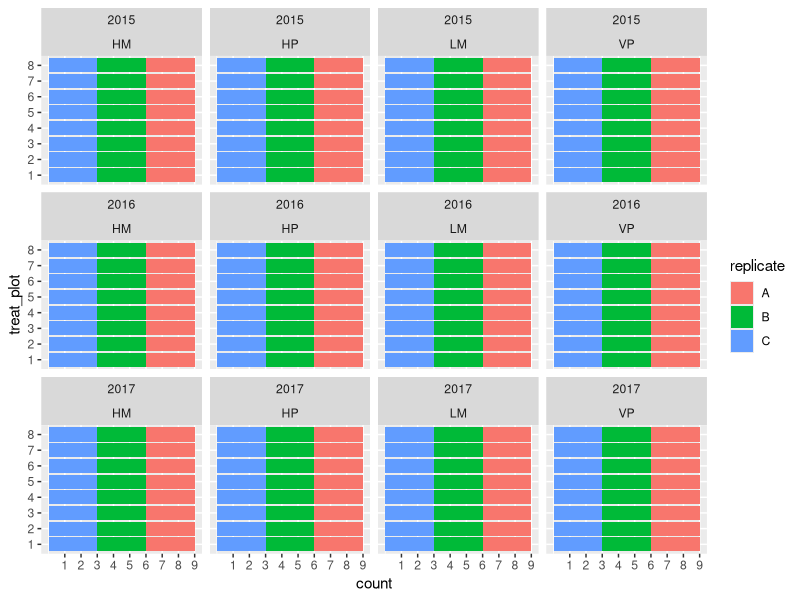

Reproduce this figure in R.
## ---- chunk 1
library(tidyverse)
## ---- chunk 2
rushdata <- read.csv("../data/rushdata.csv", header = TRUE)
## ---- chunk 3
rushdata
## ---- chunk 4
rushdata <- rushdata %>% 
  select(-X) %>% #remove first column
  mutate_at(funs(as.factor), .vars = 1:5)
  
## ---- chunk 5
datastr <- select(rushdata, year:quad)
datastr
## ---- chunk 6
datastr %>% 
  group_by(year, location, replicate, treat_plot) %>% 
  count()
## ---- chunk 7
datastr %>% 
  group_by(year, location, treat_plot) %>% 
  count()
## ---- chunk 8
ggplot(datastr, aes(treat_plot)) +
  geom_histogram(aes(fill = replicate), 
                 stat = "count") +
  facet_wrap(c("year", "location")) +
  scale_y_continuous(breaks = seq(1:9), minor_breaks = FALSE) +
  coord_flip()
